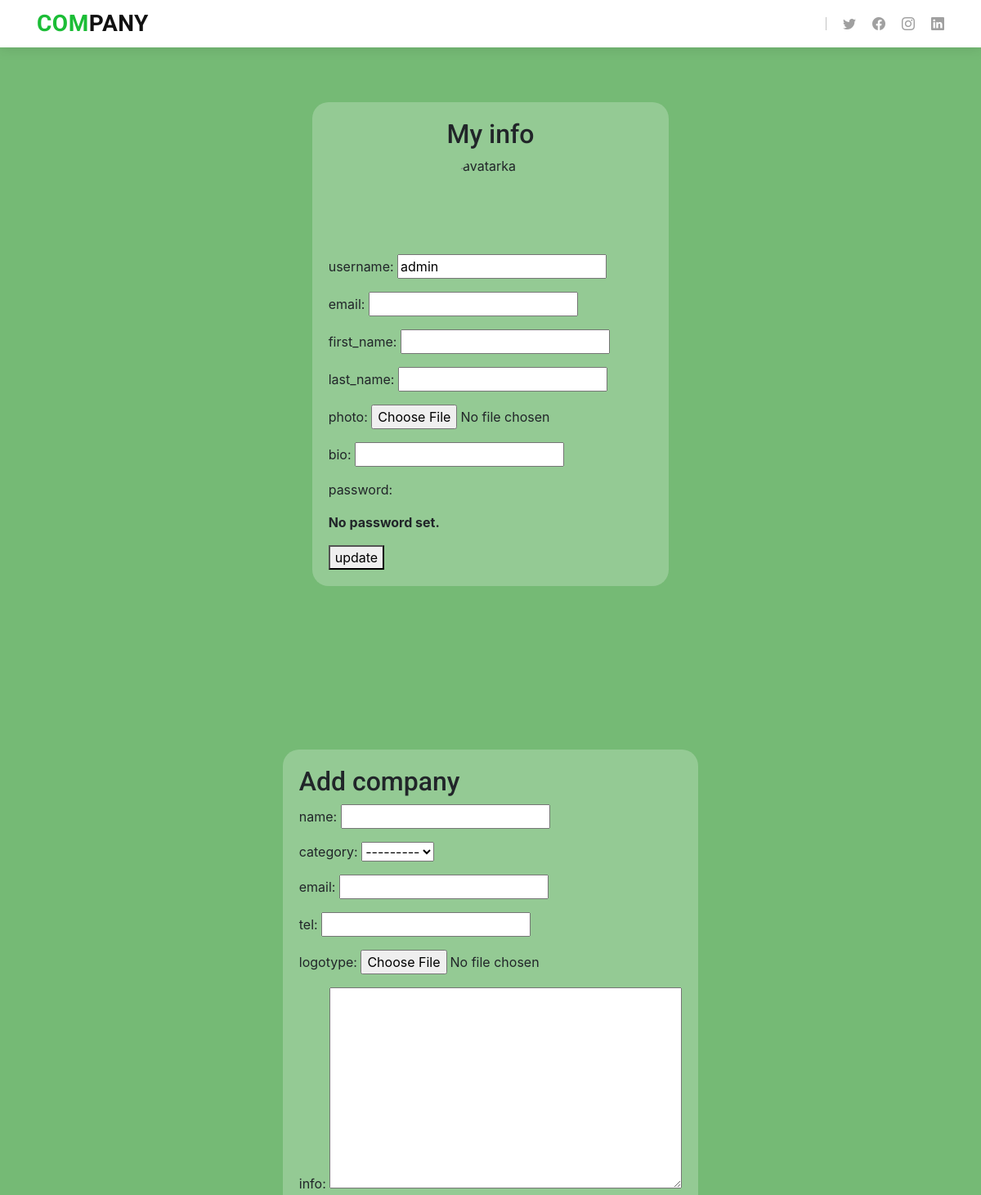
The app's page /profile-User/admin/ (upper part), older data.
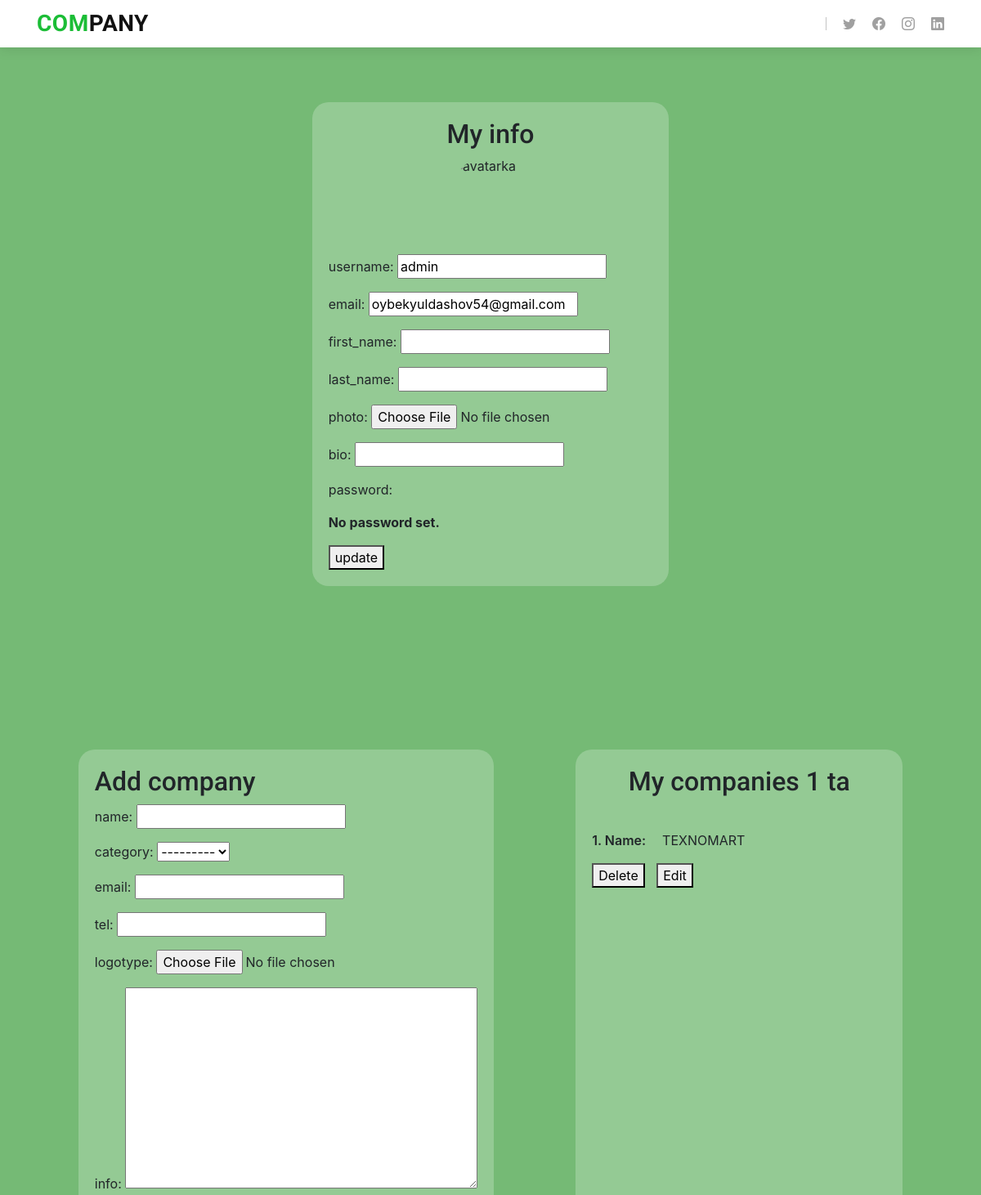
The same page, newer data.
### account/models.py (models this page shows, shortened)
class User(AbstractUser):
    photo = models.ImageField(upload_to='User images/', blank=True, null=True)
    bio = models.CharField(max_length=200, blank=True, null=True)

### main/models.py (models this page shows, shortened)
class Company(models.Model):
    author = models.ForeignKey(User, related_name='companies', on_delete=models.CASCADE)
    category = models.ForeignKey(Category, related_name='companies', on_delete=models.CASCADE)
    name = models.CharField(max_length=100, unique=True)
    email = models.EmailField(max_length=200, blank=True, null=True)
    tel = models.CharField(max_length=11, blank=True, null=True)
    logotype = models.ImageField(upload_to='Company logos/', blank=True, null=True)
    info = models.TextField()
    telegram_link = models.URLField(max_length=200, blank=True, null=True)
    instagram_link = models.URLField(max_length=200, blank=True, null=True)
    facebook_link = models.URLField(max_length=200, blank=True, null=True)
    state = models.CharField(verbose_name='Viloyat', max_length=300)
    city = models.CharField(verbose_name='shahar', max_length=300)
    street = models.CharField(verbose_name='ko\'cha', max_length=300, blank=True, null=True)
    url = models.SlugField(max_length=200, unique=True)
    date_created = models.DateField(auto_now=True)
    date_updated = models.DateTimeField(auto_now_add=True)
    class Meta:
        verbose_name = 'Company'
        verbose_name_plural = 'Companies'

### account/views.py (the view, shortened to what this page needs)
# urls.py: path('profile-User/<str:username>/', profile_user, name='user-profile'),
def profile_user(request, username):
    user = User.objects.get(username=username)
    companies = Company.objects.filter(author=user)
    UserEditForm = UserForm(instance=user)
    AddCompanyForm = CompanyForm()
    category_form = CategoryForm()
    context = {
        'user': user,
        'companies': companies,
        'User_edit_form': UserEditForm,
        'AddCompanyForm': AddCompanyForm,
        'category_form': category_form,
    }
    return render(request=request, template_name='profile_user.html', context=context)

### account/forms.py
class UserForm(UserChangeForm):
    class Meta:
        model = User
        fields = ['username', 'email', 'first_name', 'last_name', 'photo', 'bio',]

### main/forms.py
class CompanyForm(ModelForm):
    class Meta:
        model = Company
        fields = ['name', 'category', 'email', 'tel', 'logotype', 'info', 'telegram_link', 'instagram_link', 'facebook_link', 'state', 'city', 'street', 'url']

### main/models.py (called while the page is built)
    def __str__(self):
        return self.name

### templates/profile_user.html (shortened to what this page needs)
{% extends 'profile_base.html' %}
{% load static %}
{% block user_info %}
    <div class="block" style="background-color: rgba(255, 255, 255, 0.226); border-radius: 20px; padding: 20px; display: flex; flex-direction: column; align-items: center">
        <h2>My info</h2>
        {% if user.photo %}
            <img src="{{ user.photo.url }}" width="100" height="100" alt="avatarka" style="border-radius: 50%; margin-bottom: 20px">
        {% else %}
            <img src="https://bootdey.com/img/Content/avatar/avatar7.png" width="100" height="100" alt="avatarka" style="border-radius: 50%; margin-bottom: 20px">
        {% endif %}
        <form action="" method="post" enctype="multipart/form-data">{% csrf_token %}
            {% for form in User_edit_form %}
                <p>{{ form.name }}: {{ form }}</p>
            {% endfor %}
            <button>update</button>
        </form>
    </div>
{% endblock user_info %}
{% block company %}
    <div class="companies" style="display: flex">
        <div class="add" style="background-color: rgba(255, 255, 255, 0.226); border-radius: 20px; padding: 20px;">
            <h2>Add company</h2>
            <form action="" method="post" enctype="multipart/form-data" style="position: relative;">{% csrf_token %}
                {% for form in AddCompanyForm %}
                    <p>{{ form.name }}: {{ form }}</p>
                {% endfor %}
            </form>
        </div>
        {% if companies %}
            <div class="all" style="width: 400px; margin-left: 100px; background-color: rgba(255, 255, 255, 0.226); border-radius: 20px; padding: 20px; ">
                <h2 style="text-align: center; margin-bottom: 40px">My companies {{ companies.count }} ta</h2>
                {% for company in companies %}
                    <p><span style="font-weight: 600; margin-right: 20px">{{ forloop.counter }}. Name:</span><span style= "text-transform: uppercase">{{ company.name }}</span></p>
                    <div>
                        <a href="{% url 'delete_company' company.url %}"><button>Delete</button></a>
                        <a href="{% url 'single-company' company.url %}"><button style="margin-left: 10px">Edit</button></a>
                    </div>
                {% endfor %}
            </div>
        {% endif %}
    </div>
{% endblock company %}

Row changes from the older to the newer data that the page shows:
changed User "No password set.": email (not shown) → "oybekyuldashov54@gmail.com"
added Company: name "TEXNOMART"
Text that changed along with them:
{{ companies.count }}: (not shown) → "1"
text now shown: "My companies ta"
